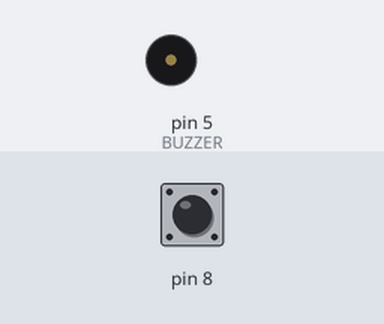
Bench run of a sketch on a simulated Arduino Uno, built with avr-gcc and run on an emulated ATmega328P. Parts: buzzer (waves = sounding, pin HIGH). Inputs (shaded band) come from the test bench; at power-on: pin 8 HIGH. What the sketch prints to the serial monitor is not drawn.

Above: at 1.2 s.
1.3 s: pin 8 driven LOW
At 2.3 s:
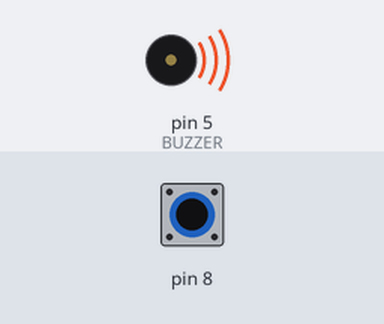
2.8 s: pin 8 driven HIGH
At 3.8 s:
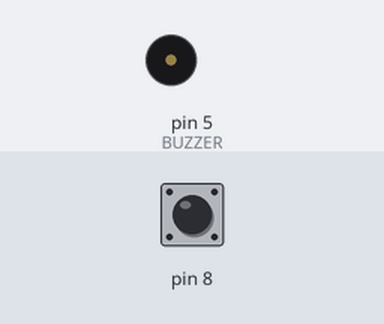
4.8 s: pin 8 pulsed LOW 2 times (0.12 s each, 0.3 s apart)
At 5.9 s:
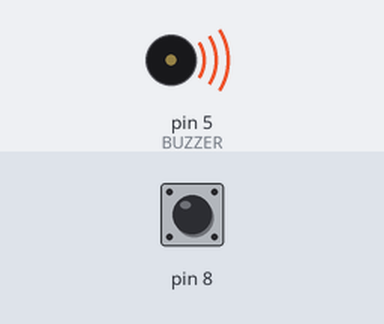
8.4 s: pin 8 pulsed LOW 5 times (0.12 s each, 0.3 s apart)
At 11.4 s:
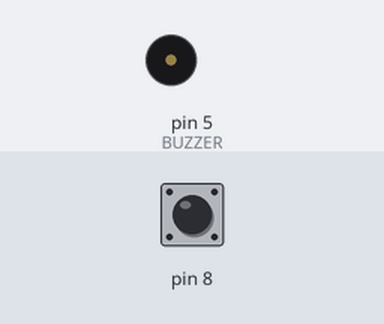
Timing chart, 0 to 12.9 s (numbered marks = the images above; inputs shaded):
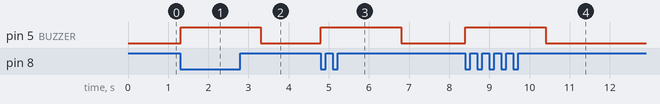

Measured:
- after the input at 1.3 s, pin 5 (BUZZER): LOW → HIGH at once
- after the input at 2.8 s, pin 5 (BUZZER): HIGH → LOW after 0.51 s
- after the input at 4.8 s, pin 5 (BUZZER): LOW → HIGH at once, → LOW 2.0 s later
- after the input at 8.4 s, pin 5 (BUZZER): LOW → HIGH at once, → LOW 2.0 s later

The sketch:

20190902_sensor_busur.ino
```cpp
void setup() {
 pinMode(5, OUTPUT); //BUZZER
 pinMode(8, INPUT); //적외선 근접센서
 Serial.begin(9600); //시리얼 모니터 생성

}
int jumsu = 0;

void loop() {
  Serial.println(digitalRead(8));

  if(digitalRead(8) == 0)
  {
    digitalWrite(5, HIGH);
    jumsu+= 3;
    delay(2000);
    }

  else    //(digitalRead(8) == 1)
  {
    digitalWrite(5, LOW);
    }
  Serial.print("점수 : ");
  Serial.println(jumsu);
}
```
